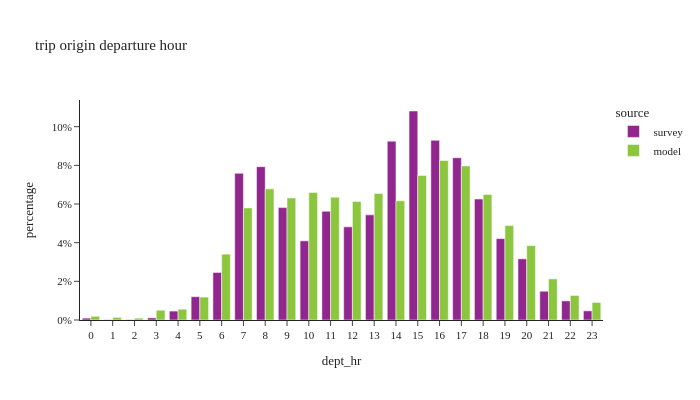

The notebook cell this image was saved under:
### Code cell
df_plot = (
    df_trip.group_by(['dept_hr', 'source'])
    .agg([
        pl.col('trexpfac').count().alias('sample_count'),
        pl.col('trexpfac').sum().alias('trexpfac')
    ])
    .with_columns((pl.col('trexpfac') / pl.col('trexpfac').sum().over(['source'])).alias('percentage'))
)

fig = px.bar(df_plot.to_pandas(), x="dept_hr", y="percentage", color="source",
             barmode="group", title="trip origin departure hour",
             hover_data=['trexpfac', 'sample_count'])
fig.update_layout(height=400, width=700, font=dict(size=11),
                  xaxis=dict(dtick=1, categoryorder='category ascending'),
                  yaxis=dict(tickformat=".0%"))
fig.show()

### Figure 1 — Plotly figure (JSON) as saved in the notebook; plotly's stock layout.template omitted (floating-point values rounded to 4 significant figures)
{"data": [{"alignmentgroup": "True", "customdata": [[1066000.0, 1721.0], [1061000.0, 1459.0], [11100.0, 23.0], [1649.0, 10.0], [717400.0, 1342.0], [282000.0, 456.0], [170500.0, 393.0], [12650.0, 23.0], [909500.0, 1461.0], [644600.0, 1196.0], [870200.0, 1198.0], [138300.0, 156.0], [362700.0, 659.0], [962200.0, 1756.0], [1240000.0, 1789.0], [666600.0, 1095.0], [113400.0, 177.0], [469400.0, 1075.0], [1414.0, 7.0], [52840.0, 51.0], [482700.0, 973.0], [623600.0, 1215.0], [552400.0, 1261.0], [54390.0, 97.0]], "hovertemplate": "source=survey<br>dept_hr=%{x}<br>percentage=%{y}<br>trexpfac=%{customdata[0]}<br>sample_count=%{customdata[1]}<extra></extra>", "legendgroup": "survey", "marker": {"color": "#91268F", "pattern": {"shape": ""}}, "name": "survey", "offsetgroup": "survey", "orientation": "v", "showlegend": true, "textposition": "auto", "type": "bar", "x": [16, 14, 0, 2, 18, 6, 21, 3, 8, 11, 7, 5, 20, 17, 15, 9, 22, 10, 1, 4, 19, 13, 12, 23], "xaxis": "x", "y": [0.09294, 0.09252, 0.0009679, 0.0001439, 0.06257, 0.02459, 0.01487, 0.001103, 0.07933, 0.05622, 0.0759, 0.01206, 0.03163, 0.08392, 0.1081, 0.05814, 0.009889, 0.04094, 0.0001233, 0.004609, 0.0421, 0.05439, 0.04818, 0.004744], "yaxis": "y"}, {"alignmentgroup": "True", "customdata": [[1035000.0, 1035000.0], [1075000.0, 1075000.0], [554700.0, 554700.0], [999200.0, 999200.0], [944100.0, 944100.0], [192900.0, 192900.0], [30820.0, 30820.0], [21900.0, 21900.0], [346300.0, 346300.0], [147900.0, 147900.0], [82310.0, 82310.0], [1005000.0, 1005000.0], [206800.0, 206800.0], [1066000.0, 1066000.0], [1344000.0, 1344000.0], [626800.0, 626800.0], [795600.0, 795600.0], [1028000.0, 1028000.0], [1298000.0, 1298000.0], [90970.0, 90970.0], [1218000.0, 1218000.0], [1105000.0, 1105000.0], [15700.0, 15700.0], [1058000.0, 1058000.0]], "hovertemplate": "source=model<br>dept_hr=%{x}<br>percentage=%{y}<br>trexpfac=%{customdata[0]}<br>sample_count=%{customdata[1]}<extra></extra>", "legendgroup": "model", "marker": {"color": "#8CC63E", "pattern": {"shape": ""}}, "name": "model", "offsetgroup": "model", "orientation": "v", "showlegend": true, "textposition": "auto", "type": "bar", "x": [11, 10, 6, 12, 7, 5, 0, 1, 21, 23, 3, 14, 22, 13, 16, 20, 19, 9, 17, 4, 15, 8, 2, 18], "xaxis": "x", "y": [0.06355, 0.06602, 0.03406, 0.06134, 0.05796, 0.01184, 0.001892, 0.001345, 0.02126, 0.009081, 0.005053, 0.06168, 0.01269, 0.06543, 0.08249, 0.03848, 0.04885, 0.06314, 0.07971, 0.005585, 0.07479, 0.06784, 0.000964, 0.06495], "yaxis": "y"}], "layout": {"barmode": "group", "font": {"size": 11}, "height": 400, "legend": {"title": {"text": "source"}, "tracegroupgap": 0}, "title": {"text": "trip origin departure hour"}, "width": 700, "xaxis": {"anchor": "y", "categoryorder": "category ascending", "domain": [0.0, 1.0], "dtick": 1, "title": {"text": "dept_hr"}}, "yaxis": {"anchor": "x", "domain": [0.0, 1.0], "tickformat": ".0%", "title": {"text": "percentage"}}}}
